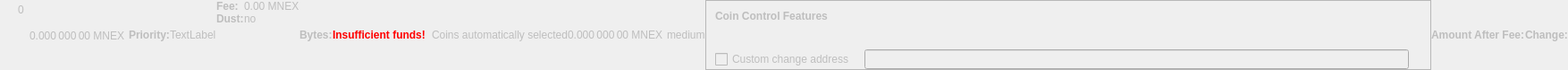
    <widget class="QWidget" name="dummyHideWidget" native="true">
     <property name="enabled">
      <bool>false</bool>
     </property>
     <property name="maximumSize">
      <size>
       <width>100</width>
       <height>22</height>
      </size>
     </property>
     <layout class="QHBoxLayout" name="dummyHideLayout">
      <property name="spacing">
       <number>0</number>
      </property>
      <property name="leftMargin">
       <number>0</number>
      </property>
      <property name="topMargin">
       <number>0</number>
      </property>
      <property name="rightMargin">
       <number>0</number>
      </property>
      <property name="bottomMargin">
       <number>0</number>
      </property>
      <item>
       <layout class="QFormLayout" name="formLayoutCoinControl1">
        <property name="horizontalSpacing">
         <number>10</number>
        </property>
        <property name="verticalSpacing">
         <number>14</number>
        </property>
        <property name="leftMargin">
         <number>10</number>
        </property>
        <property name="topMargin">
         <number>4</number>
        </property>
        <property name="rightMargin">
         <number>6</number>
        </property>
        <item row="0" column="1">
         <widget class="QLabel" name="labelCoinControlBytes">
          <property name="cursor">
           <cursorShape>IBeamCursor</cursorShape>
          </property>
          <property name="contextMenuPolicy">
           <enum>Qt::ActionsContextMenu</enum>
          </property>
          <property name="text">
           <string notr="true">0</string>
          </property>
          <property name="textInteractionFlags">
           <set>Qt::LinksAccessibleByMouse|Qt::TextSelectableByKeyboard|Qt::TextSelectableByMouse</set>
          </property>
         </widget>
        </item>
       </layout>
      </item>
      <item>
       <widget class="QLabel" name="labelCoinControlAfterFee">
        <property name="enabled">
         <bool>false</bool>
        </property>
        <property name="sizePolicy">
         <sizepolicy hsizetype="Fixed" vsizetype="Fixed">
          <horstretch>0</horstretch>
          <verstretch>0</verstretch>
         </sizepolicy>
        </property>
        <property name="minimumSize">
         <size>
          <width>111</width>
          <height>12</height>
         </size>
        </property>
        <property name="maximumSize">
         <size>
          <width>111</width>
          <height>12</height>
         </size>
        </property>
        <property name="cursor">
         <cursorShape>IBeamCursor</cursorShape>
        </property>
        <property name="contextMenuPolicy">
         <enum>Qt::ActionsContextMenu</enum>
        </property>
        <property name="text">
         <string notr="true">0.000 000 00 MNEX</string>
        </property>
        <property name="textInteractionFlags">
         <set>Qt::LinksAccessibleByMouse|Qt::TextSelectableByKeyboard|Qt::TextSelectableByMouse</set>
        </property>
       </widget>
      </item>
      <item>
       <widget class="QLabel" name="labelCoinControlPriorityText">
        <property name="enabled">
         <bool>false</bool>
        </property>
        <property name="font">
         <font>
          <weight>75</weight>
          <bold>true</bold>
         </font>
        </property>
        <property name="text">
         <string>Priority:</string>
        </property>
       </widget>
      </item>
      <item>
       <layout class="QHBoxLayout" name="horizontalLayout">
        <item>
         <widget class="QLabel" name="WarningLabel">
          <property name="text">
           <string>TextLabel</string>
          </property>
         </widget>
        </item>
       </layout>
      </item>
      <item>
       <layout class="QFormLayout" name="formLayoutCoinControl3">
        <property name="horizontalSpacing">
         <number>0</number>
        </property>
        <property name="verticalSpacing">
         <number>0</number>
        </property>
        <property name="leftMargin">
         <number>0</number>
        </property>
        <property name="topMargin">
         <number>0</number>
        </property>
        <property name="rightMargin">
         <number>0</number>
        </property>
        <item row="0" column="0">
         <widget class="QLabel" name="labelCoinControlFeeText">
          <property name="enabled">
           <bool>false</bool>
          </property>
          <property name="font">
           <font>
            <weight>75</weight>
            <bold>true</bold>
           </font>
          </property>
          <property name="text">
           <string>Fee:</string>
          </property>
          <property name="margin">
           <number>0</number>
          </property>
         </widget>
        </item>
        <item row="0" column="1">
         <widget class="QLabel" name="labelCoinControlFee">
          <property name="enabled">
           <bool>false</bool>
          </property>
          <property name="cursor">
           <cursorShape>IBeamCursor</cursorShape>
          </property>
          <property name="contextMenuPolicy">
           <enum>Qt::ActionsContextMenu</enum>
          </property>
          <property name="text">
           <string notr="true">0.00 MNEX</string>
          </property>
          <property name="textInteractionFlags">
           <set>Qt::LinksAccessibleByMouse|Qt::TextSelectableByKeyboard|Qt::TextSelectableByMouse</set>
          </property>
         </widget>
        </item>
        <item row="1" column="0">
         <widget class="QLabel" name="labelCoinControlLowOutputText">
          <property name="enabled">
           <bool>false</bool>
          </property>
          <property name="font">
           <font>
            <weight>75</weight>
            <bold>true</bold>
           </font>
          </property>
          <property name="text">
           <string>Dust:</string>
          </property>
         </widget>
        </item>
        <item row="1" column="1">
         <widget class="QLabel" name="labelCoinControlLowOutput">
          <property name="enabled">
           <bool>false</bool>
          </property>
          <property name="cursor">
           <cursorShape>IBeamCursor</cursorShape>
          </property>
          <property name="contextMenuPolicy">
           <enum>Qt::ActionsContextMenu</enum>
          </property>
          <property name="text">
           <string>no</string>
          </property>
          <property name="textInteractionFlags">
           <set>Qt::LinksAccessibleByMouse|Qt::TextSelectableByKeyboard|Qt::TextSelectableByMouse</set>
          </property>
         </widget>
        </item>
       </layout>
      </item>
      <item>
       <widget class="QLabel" name="labelCoinControlBytesText">
        <property name="enabled">
         <bool>false</bool>
        </property>
        <property name="font">
         <font>
          <weight>75</weight>
          <bold>true</bold>
         </font>
        </property>
        <property name="text">
         <string>Bytes:</string>
        </property>
       </widget>
      </item>
      <item>
       <layout class="QFormLayout" name="formLayoutCoinControl2">
        <property name="horizontalSpacing">
         <number>0</number>
        </property>
        <property name="verticalSpacing">
         <number>0</number>
        </property>
        <property name="leftMargin">
         <number>0</number>
        </property>
        <property name="topMargin">
         <number>0</number>
        </property>
        <property name="rightMargin">
         <number>0</number>
        </property>
       </layout>
      </item>
      <item>
       <layout class="QHBoxLayout" name="horizontalLayoutCoinControl2">
        <property name="spacing">
         <number>0</number>
        </property>
        <property name="bottomMargin">
         <number>0</number>
        </property>
       </layout>
      </item>
      <item>
       <widget class="QLabel" name="labelCoinControlInsuffFunds">
        <property name="enabled">
         <bool>false</bool>
        </property>
        <property name="minimumSize">
         <size>
          <width>0</width>
          <height>0</height>
         </size>
        </property>
        <property name="font">
         <font>
          <weight>75</weight>
          <bold>true</bold>
         </font>
        </property>
        <property name="styleSheet">
         <string notr="true">color:red;font-weight:bold;</string>
        </property>
        <property name="text">
         <string>Insufficient funds!</string>
        </property>
        <property name="margin">
         <number>5</number>
        </property>
       </widget>
      </item>
      <item>
       <layout class="QFormLayout" name="formLayoutCoinControl4">
        <property name="horizontalSpacing">
         <number>0</number>
        </property>
        <property name="verticalSpacing">
         <number>0</number>
        </property>
        <property name="leftMargin">
         <number>0</number>
        </property>
        <property name="topMargin">
         <number>0</number>
        </property>
        <property name="rightMargin">
         <number>0</number>
        </property>
       </layout>
      </item>
      <item>
       <widget class="QLabel" name="labelCoinControlChangeLabel">
        <property name="enabled">
         <bool>false</bool>
        </property>
        <property name="sizePolicy">
         <sizepolicy hsizetype="Preferred" vsizetype="Expanding">
          <horstretch>0</horstretch>
          <verstretch>0</verstretch>
         </sizepolicy>
        </property>
        <property name="minimumSize">
         <size>
          <width>0</width>
          <height>0</height>
         </size>
        </property>
        <property name="text">
         <string/>
        </property>
        <property name="margin">
         <number>3</number>
        </property>
       </widget>
      </item>
      <item>
       <widget class="QLabel" name="labelCoinControlAutomaticallySelected">
        <property name="enabled">
         <bool>false</bool>
        </property>
        <property name="sizePolicy">
         <sizepolicy hsizetype="Fixed" vsizetype="Fixed">
          <horstretch>0</horstretch>
          <verstretch>0</verstretch>
         </sizepolicy>
        </property>
        <property name="minimumSize">
         <size>
          <width>0</width>
          <height>0</height>
         </size>
        </property>
        <property name="maximumSize">
         <size>
          <width>240</width>
          <height>16777215</height>
         </size>
        </property>
        <property name="text">
         <string>Coins automatically selected</string>
        </property>
        <property name="margin">
         <number>5</number>
        </property>
       </widget>
      </item>
      <item>
       <widget class="QLabel" name="labelCoinControlChange">
        <property name="enabled">
         <bool>false</bool>
        </property>
        <property name="sizePolicy">
         <sizepolicy hsizetype="Fixed" vsizetype="Fixed">
          <horstretch>0</horstretch>
          <verstretch>0</verstretch>
         </sizepolicy>
        </property>
        <property name="minimumSize">
         <size>
          <width>111</width>
          <height>0</height>
         </size>
        </property>
        <property name="maximumSize">
         <size>
          <width>111</width>
          <height>16777215</height>
         </size>
        </property>
        <property name="cursor">
         <cursorShape>IBeamCursor</cursorShape>
        </property>
        <property name="contextMenuPolicy">
         <enum>Qt::ActionsContextMenu</enum>
        </property>
        <property name="text">
         <string notr="true">0.000 000 00 MNEX</string>
        </property>
        <property name="textInteractionFlags">
         <set>Qt::LinksAccessibleByMouse|Qt::TextSelectableByKeyboard|Qt::TextSelectableByMouse</set>
        </property>
       </widget>
      </item>
      <item>
       <widget class="QLabel" name="labelCoinControlPriority">
        <property name="enabled">
         <bool>false</bool>
        </property>
        <property name="cursor">
         <cursorShape>IBeamCursor</cursorShape>
        </property>
        <property name="contextMenuPolicy">
         <enum>Qt::ActionsContextMenu</enum>
        </property>
        <property name="text">
         <string>medium</string>
        </property>
        <property name="textInteractionFlags">
         <set>Qt::LinksAccessibleByMouse|Qt::TextSelectableByKeyboard|Qt::TextSelectableByMouse</set>
        </property>
       </widget>
      </item>
      <item>
       <widget class="QFrame" name="frameCoinControl">
        <property name="sizePolicy">
         <sizepolicy hsizetype="Expanding" vsizetype="Expanding">
          <horstretch>0</horstretch>
          <verstretch>0</verstretch>
         </sizepolicy>
        </property>
        <property name="maximumSize">
         <size>
          <width>16777215</width>
          <height>16777215</height>
         </size>
        </property>
        <property name="frameShape">
         <enum>QFrame::StyledPanel</enum>
        </property>
        <property name="frameShadow">
         <enum>QFrame::Sunken</enum>
        </property>
        <layout class="QVBoxLayout" name="verticalLayoutCoinControl2_2">
         <property name="spacing">
          <number>0</number>
         </property>
         <property name="leftMargin">
          <number>0</number>
         </property>
         <property name="topMargin">
          <number>0</number>
         </property>
         <property name="rightMargin">
          <number>0</number>
         </property>
         <property name="bottomMargin">
          <number>0</number>
         </property>
         <item>
          <layout class="QVBoxLayout" name="verticalLayoutCoinControl" stretch="0,0,0,1">
           <property name="spacing">
            <number>0</number>
           </property>
           <property name="leftMargin">
            <number>10</number>
           </property>
           <property name="topMargin">
            <number>10</number>
           </property>
           <item>
            <layout class="QHBoxLayout" name="horizontalLayoutCoinControl1">
             <property name="bottomMargin">
              <number>15</number>
             </property>
             <item>
              <widget class="QLabel" name="labelCoinControlFeatures">
               <property name="enabled">
                <bool>false</bool>
               </property>
               <property name="sizePolicy">
                <sizepolicy hsizetype="Preferred" vsizetype="Maximum">
                 <horstretch>0</horstretch>
                 <verstretch>0</verstretch>
                </sizepolicy>
               </property>
               <property name="font">
                <font>
                 <weight>75</weight>
                 <bold>true</bold>
                </font>
               </property>
               <property name="styleSheet">
                <string notr="true">font-weight:bold;</string>
               </property>
               <property name="text">
                <string>Coin Control Features</string>
               </property>
              </widget>
             </item>
            </layout>
           </item>
           <item>
            <widget class="QWidget" name="widgetCoinControl" native="true">
             <property name="sizePolicy">
              <sizepolicy hsizetype="Preferred" vsizetype="Preferred">
               <horstretch>0</horstretch>
               <verstretch>0</verstretch>
              </sizepolicy>
             </property>
             <property name="minimumSize">
              <size>
               <width>0</width>
               <height>0</height>
              </size>
             </property>
             <property name="styleSheet">
              <string notr="true"/>
             </property>
             <layout class="QHBoxLayout" name="horizontalLayoutCoinControl5_2">
              <property name="leftMargin">
               <number>0</number>
              </property>
              <property name="topMargin">
               <number>0</number>
              </property>
              <property name="rightMargin">
               <number>0</number>
              </property>
              <property name="bottomMargin">
               <number>0</number>
              </property>
              <item>
               <layout class="QHBoxLayout" name="horizontalLayoutCoinControl3">
                <property name="spacing">
                 <number>20</number>
                </property>
                <property name="topMargin">
                 <number>0</number>
                </property>
                <property name="bottomMargin">
                 <number>10</number>
                </property>
               </layout>
              </item>
             </layout>
            </widget>
           </item>
           <item>
            <layout class="QHBoxLayout" name="horizontalLayoutCoinControl4" stretch="0,0,0">
             <property name="spacing">
              <number>12</number>
             </property>
             <property name="sizeConstraint">
              <enum>QLayout::SetDefaultConstraint</enum>
             </property>
             <property name="topMargin">
              <number>5</number>
             </property>
             <property name="rightMargin">
              <number>5</number>
             </property>
             <item>
              <widget class="QCheckBox" name="checkBoxCoinControlChange">
               <property name="enabled">
                <bool>false</bool>
               </property>
               <property name="toolTip">
                <string>If this is activated, but the change address is empty or invalid, change will be sent to a newly generated address.</string>
               </property>
               <property name="text">
                <string>Custom change address</string>
               </property>
              </widget>
             </item>
             <item>
              <widget class="QValidatedLineEdit" name="lineEditCoinControlChange">
               <property name="enabled">
                <bool>false</bool>
               </property>
               <property name="sizePolicy">
                <sizepolicy hsizetype="Expanding" vsizetype="Fixed">
                 <horstretch>0</horstretch>
                 <verstretch>0</verstretch>
                </sizepolicy>
               </property>
              </widget>
             </item>
             <item>
              <widget class="QLabel" name="labelCoinControlChangeLabel_2">
               <property name="sizePolicy">
                <sizepolicy hsizetype="Preferred" vsizetype="Expanding">
                 <horstretch>0</horstretch>
                 <verstretch>0</verstretch>
                </sizepolicy>
               </property>
               <property name="minimumSize">
                <size>
                 <width>0</width>
                 <height>0</height>
                </size>
               </property>
               <property name="text">
                <string/>
               </property>
               <property name="margin">
                <number>3</number>
               </property>
              </widget>
             </item>
            </layout>
           </item>
           <item>
            <spacer name="verticalSpacerCoinControl">
             <property name="orientation">
              <enum>Qt::Vertical</enum>
             </property>
             <property name="sizeHint" stdset="0">
              <size>
               <width>800</width>
               <height>1</height>
              </size>
             </property>
            </spacer>
           </item>
          </layout>
         </item>
        </layout>
       </widget>
      </item>
      <item>
       <widget class="QLabel" name="labelCoinControlAfterFeeText">
        <property name="enabled">
         <bool>false</bool>
        </property>
        <property name="minimumSize">
         <size>
          <width>0</width>
          <height>0</height>
         </size>
        </property>
        <property name="maximumSize">
         <size>
          <width>16777215</width>
          <height>16777215</height>
         </size>
        </property>
        <property name="font">
         <font>
          <weight>75</weight>
          <bold>true</bold>
         </font>
        </property>
        <property name="text">
         <string>Amount After Fee:</string>
        </property>
        <property name="alignment">
         <set>Qt::AlignLeading|Qt::AlignLeft|Qt::AlignVCenter</set>
        </property>
        <property name="margin">
         <number>0</number>
        </property>
       </widget>
      </item>
      <item>
       <widget class="QLabel" name="labelCoinControlChangeText">
        <property name="enabled">
         <bool>false</bool>
        </property>
        <property name="sizePolicy">
         <sizepolicy hsizetype="Preferred" vsizetype="Preferred">
          <horstretch>0</horstretch>
          <verstretch>0</verstretch>
         </sizepolicy>
        </property>
        <property name="minimumSize">
         <size>
          <width>0</width>
          <height>0</height>
         </size>
        </property>
        <property name="maximumSize">
         <size>
          <width>16777215</width>
          <height>16777215</height>
         </size>
        </property>
        <property name="font">
         <font>
          <weight>75</weight>
          <bold>true</bold>
         </font>
        </property>
        <property name="text">
         <string>Change:</string>
        </property>
        <property name="alignment">
         <set>Qt::AlignLeading|Qt::AlignLeft|Qt::AlignVCenter</set>
        </property>
       </widget>
      </item>
     </layout>
    </widget>
